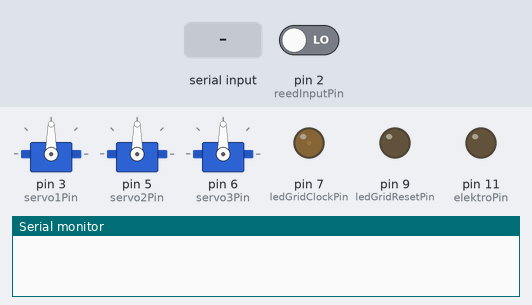
Recording of a sketch running on a simulated Arduino Uno, built with avr-gcc and run on an emulated ATmega328P. On the bench: 3 × servo, output pins drawn as LEDs (lit = HIGH), the last lines printed to the serial monitor. Wiring (inferred from the names in the program): decade counter: clock pin 4; reset pin 8. The inputs (shaded band) are chosen by the test bench; at power-on: pin 2 (reedInputPin) LOW. Pins used as bus, display or sensor lines are not drawn.

Above: at 1.2 s.
1.3 s: pin 2 (reedInputPin) driven HIGH
At 2.5 s:
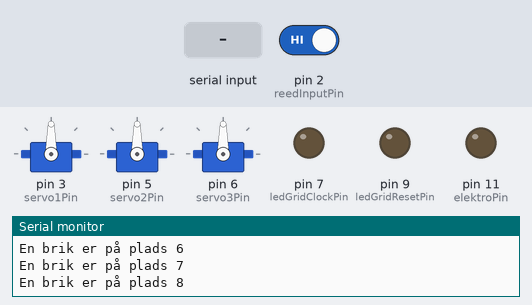
2.8 s: "elek;" received over Serial
At 3.5 s:
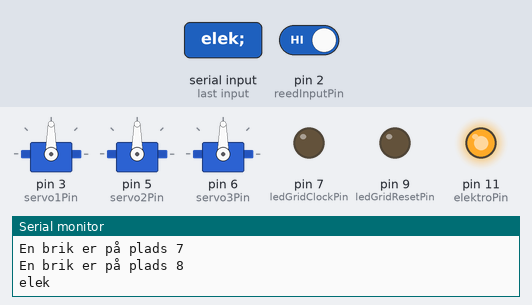
4.3 s: pin 2 (reedInputPin) driven LOW
At 5.5 s:
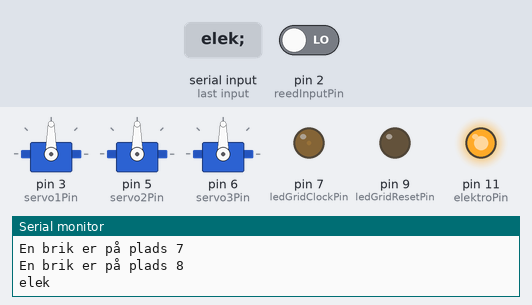
5.8 s: "90,45;" received over Serial
At 16.2 s:
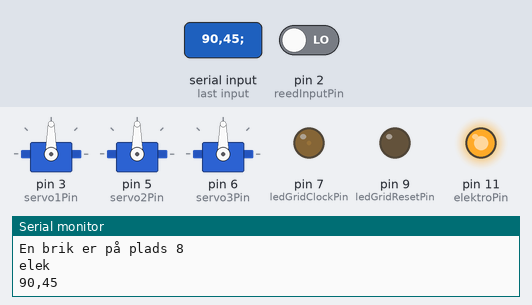
Timing chart, 0 to 16.5 s (numbered marks = the images above; inputs shaded):
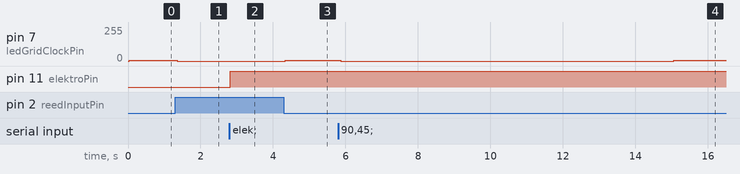

Measured:
- after the input at 1.3 s, pin 7 (ledGridClockPin): 7/255 → 0/255 after 0.06 s
- after the input at 2.8 s, pin 11 (elektroPin): LOW → HIGH at once
- after the input at 4.3 s, pin 7 (ledGridClockPin): 0/255 → 6/255 at once
- after the input at 5.8 s, pin 7 (ledGridClockPin): 6/255 → 0/255 after 0.06 s, → 7/255 9.2 s later

The sketch:

servomotorTester.ino
```cpp
/*
   Lavet af Buster, Emil og Nikolaj Jehøj-Krogager
   23/04/2021

   Til test af REED switch grid. Du skal bruge følgende setup:
    - Clock til 4017 på pin 4
    - REED ground til Arduino Uno pin 2

   LED-Grid:
    - Clock til LED-Grid 4017 på pin 7
    - Reset til LED-Grid 4017 på pin 9

   Man skal huske at have dioder mellem REED-kontakten mellem
   den og jord, før jord forbindes med de andre REED-kontakter.
   Hvis man ikke gør det, virker opstillingen ikke efter hensigten
   da den ikke kan registrere mere end en tændt REED-kontakt
   (det var lidt for mange IKKE'r).

   Servomotorer:
    - Servo 1 (bunden)  = 3
    - Servo 2 (midten)  = 5
    - Servo 3 (toppen)  = 6
*/

// ##### SERVO SETTINGS START #####
#include <Servo.h>

Servo servo1;
Servo servo2;
Servo servo3;

const int servo1Pin = 3;
const int servo2Pin = 5;
const int servo3Pin = 6;
// ##### SERVO SETTINGS END   #####

// ##### LED AND REED SETTINGS ####
const int reedInputPin = 2;
const int counterClockPin = 4;
const int counterResetPin = 8;

const int ledGridClockPin = 7;
const int ledGridResetPin = 9;

bool reedBoard[9];
bool pastReedBoard[9];
// ##### LED AND REED END     #####

const int elektroPin = 11;

void setup() {
  pinMode(elektroPin, OUTPUT);

  // ##### SERVO SETUP START #####
  servo1.attach(servo1Pin);
  servo2.attach(servo2Pin);
  servo3.attach(servo3Pin);
  // ##### SERVO SETUP END   #####
  // ##### LED AND REED SETUP ####
  pinMode(reedInputPin, INPUT);
  pinMode(counterClockPin, OUTPUT);
  pinMode(counterResetPin, OUTPUT);
  digitalWrite(counterClockPin, LOW);
  digitalWrite(counterResetPin, LOW);
  resetCounter(counterResetPin);

  for (int i = 0; i < 9; i++) {
    reedBoard[i] = false;
    pastReedBoard[i] = false;
  }

  // LED-Grid
  pinMode(ledGridClockPin, OUTPUT);
  pinMode(ledGridResetPin, OUTPUT);
  digitalWrite(ledGridClockPin, LOW);
  digitalWrite(ledGridResetPin, LOW);
  resetCounter(ledGridResetPin);
  // parkerer 4017 tælleren til LED på plads 10 (OUTPUT 9)
  for (int i = 0; i < 9; i++) {
    clockCounter(ledGridClockPin);
  }
  // ##### LED AND REED END #####


  Serial.begin(9600);
  Serial.setTimeout(100);
}

bool elektroOn = false;

void loop() {
  while (Serial.available() > 0) {
    for (int i = 0; i < 3; i++) {
      // forventer 30;20;60; med andre tal
      String incomingString = Serial.readStringUntil(';');
      Serial.print(incomingString + "   ");
      if (incomingString == "elek") {
        elektroOn = !elektroOn;
        digitalWrite(elektroPin, elektroOn);
        break;
      }
      else {
        int incomingValue = incomingString.toInt();
        // skriv til den rigtige servo
        if (i == 0) {
          moveServoTo(incomingValue, servo1);
        } else if (i == 1) {
          moveServoTo(incomingValue, servo2);
        } else if (i == 2) {
          moveServoTo(incomingValue, servo3);
        }
      }

    }
    Serial.println();
  }
  // ### LED AND REED LOOP ###
  // reset 4017 tælleren
  resetCounter(counterResetPin);

  // læs alle REED switch og gem i array
  for (int i = 0; i < 9; i++) {
    delayMicroseconds(10);
    bool sensorVal = digitalRead(reedInputPin);
    reedBoard[i] = sensorVal;
    // Skift til næste REED switch
    clockCounter(counterClockPin);
  }

  // sammenlign de to arrays og sørg for at der er noget på
  // pladsen
  for (int i = 0; i < 9; i++) {
    if (reedBoard[i] != pastReedBoard[i] && reedBoard[i] != false) {
      Serial.println("En brik er på plads " + String(i));
    }
  }

  // gem array
  for (int i = 0; i < 9; i++) {
    pastReedBoard[i] = reedBoard[i];
  }

  // reset LED-grid
  resetCounter(ledGridResetPin);
  // vis på LED-Grid
  for (int i = 0; i < 9; i++) {
    if (reedBoard[i] == true) {
      delay(2);
    }
    clockCounter(ledGridClockPin);
  }
  delay(1);
}

void moveServoTo(int angleTo, Servo servo) {
  while (true) {
    int writeAngle = 0;
    int angleFrom = servo.read();

    if (angleFrom < angleTo) {
      writeAngle = angleFrom + 1;
    } else if (angleFrom > angleTo) {
      writeAngle = angleFrom - 1;
    } else if (angleFrom == angleTo) {
      break;
    }
    servo.write(writeAngle);
    delay(50);
  }

}

void resetCounter(int pin) {
  digitalWrite(pin, HIGH);
  delayMicroseconds(1);
  digitalWrite(pin, LOW);
  delayMicroseconds(1);
}

void clockCounter(int pin) {
  digitalWrite(pin, HIGH);
  delayMicroseconds(1);
  digitalWrite(pin, LOW);
  delayMicroseconds(1);
}
```
